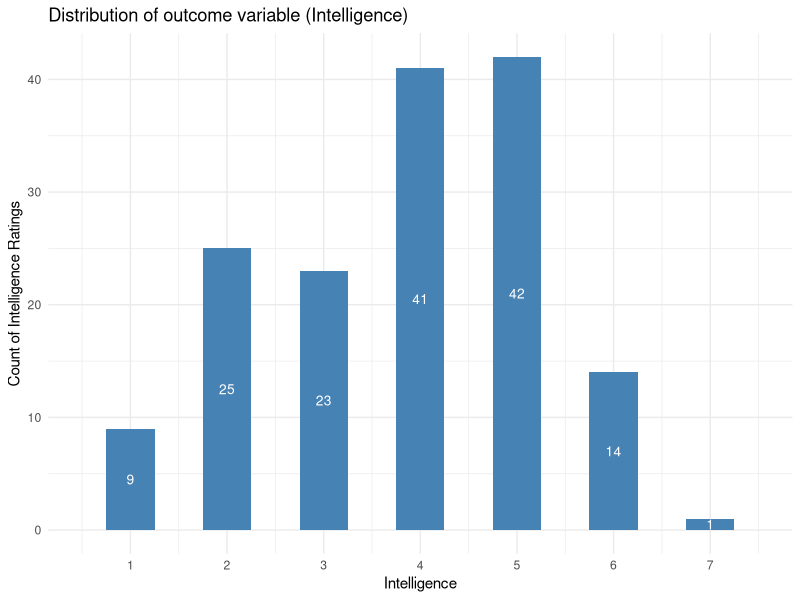

Reproduce this figure in R. (Note: this script raises an error after producing the figure.)
## ---- chunk 1
library(dplyr)
library(tidyr)
library(data.table)
library(sandwich)
library(lmtest)
library(ggplot2)

d <- read.csv('results_pilot.csv',
                sep = ',')
d <- d %>% select(-Email)
d$ID <- seq(1:length(d$ID))
## ---- chunk 2
correct_answers <- function(d){
  d$q1 <- ifelse(d$What.color.medal.did.the.author.take.home. == 'Gold', 1, 0)
  d$q2 <- ifelse(d$What.was.the.author.doing.when.they.got.into.an.accident. == 'Driving', 1, 0)
  d$q3 <- ifelse(d$What.city.did.the.author.move.to.25.years.ago.== 'Chicago', 1, 0)
  d$q4 <- ifelse(d$What.wild.animal.did.the.author.belief.visited.them.recently. == 'Deer', 1, 0)
  d$q5 <- ifelse(d$How.many.heads.did.the.mutated.dog.have. == '1', 1, 0)
  d$q6 <- ifelse(d$Where.did.the.author.acquire.his.knowledge.on.grammatical.competence. == 'Podcast', 1, 0)
  
  d <- d %>% select(-'What.color.medal.did.the.author.take.home.',
                    -'What.was.the.author.doing.when.they.got.into.an.accident.',
                    -'What.city.did.the.author.move.to.25.years.ago.',
                    -'What.wild.animal.did.the.author.belief.visited.them.recently.',
                    -'How.many.heads.did.the.mutated.dog.have.',
                    -'Where.did.the.author.acquire.his.knowledge.on.grammatical.competence.'
                    )
  return (d)
  
}

likert_numeric <- function(d, field){
  results <- c()
  
  for (f in d[,field]){
    if (nchar(f) > 1) {
      results <- append(results, as.integer(substr(f, 1, 1)))
    }
    else {
      results <- append(results, as.integer(f))
    }
  }
  d[field] <- results
  return(d)
}

correct_likert <- function(d){
  fields <- c("Would.this.be.content.you.would.like.to.see.on.your.social.media.feed.",                       
              "Did.the.author.effectively.communicate.their.message.in.this.post.",                                 
              "Based.on.this.post..what.is.your.judgment.of.the.author.s.level.of.intelligence.",                   
              "Do.you.think.the.author.has.strong.writing.skills.",                                                 
              "What.is.your.interest.level.in.meeting.the.author.of.this.post.one.on.one.if.given.the.opportunity.")
  
  new_names <- c("Like",
                 "Effective",
                 "Intelligence",
                 "Writing",
                 "Interest")
  
  for (i in seq(1, length(fields))){
    d <- likert_numeric(d, fields[i])
    d <- rename(d, !!paste(new_names[i],"1",sep="") := fields[i])
    
    for (j in seq(2,6)) {
      d <- likert_numeric(d, paste(fields[i], as.character(j), sep = ""))
      d <- rename(d, !!paste(new_names[i],as.character(j),sep="") := paste(fields[i], as.character(j), sep = ""))
    }
  }
  return(d)
}

rename_fields <- function(d){
  setnames(d, 
           old = c('Start.time',
                   'Completion.time',
                   "What.is.your.age.",
                   "What.is.your.gender.",
                   "Is.English.your.first.language.",
                   "What.is.the.highest.degree.or.level.of.education.you.have.completed.",
                   "Read.posts.made.by.others",
                   "Make.original.posts"), 
           new = c('Start',
                   'End',
                   'Age',
                   'Gender',
                   'English',
                   'Degree',
                   'Read',
                   'Make'))
  
  repeated_names <- c("Appropriate.length.", "Were.there.any.spelling.or.grammar.mistakes.in.the.post.")
  new_names <- c("Length", "Mistakes")
  
  for (i in seq(1:length(repeated_names))){
    old <- c(repeated_names[i])
    new <- c(paste(new_names[i], as.character(1), sep = ""))
    
    for (j in seq(2,6)) {
      old <- append(old, paste(repeated_names[i], as.character(j), sep = ""))
      new <- append(new, paste(new_names[i], as.character(j), sep = ""))
    }
    setnames(d, old = old, new = new)
  }
}

d <- correct_answers(d)
d <- correct_likert(d)
rename_fields(d)
## ---- chunk 3
spread_data_by_question <- function(d) {
  pivot_indices <- colnames(d)[!grepl('[0-6]$', colnames(d))]
  
  df <- d %>% select(pivot_indices, sort(colnames(d)[grepl('1$', colnames(d))]))
  new_names <- c()
  for (name in colnames(df)) {
    if (endsWith(name, "1")){
      new_names <- append(new_names, gsub('.{1}$', '', name))
    }
    else {
      new_names <- append(new_names, name)
    }
  }
  
  colnames(df) <- new_names
  df$q_num <- 1
  
  for (i in seq(2,6)){
    new_df <- d %>% select(pivot_indices, sort(colnames(d)[grepl(paste(as.character(i),'$',sep=""), colnames(d))]))
    colnames(new_df) <- new_names
    new_df$q_num <- i
    df <- rbind(df, new_df)
  }
  
  return(df %>% arrange(ID))
}
df <- spread_data_by_question(d)
df <- df[df$q_num != 4,]
## ---- chunk 4
ggplot(data=df, aes(x=Intelligence, y = ..count..)) +
  geom_histogram(stat="bin", fill="steelblue", binwidth = 0.5)+
  stat_bin(geom="text", colour="white", size=3.5, bins = 7,
           aes(label=..count..), position=position_stack(vjust=0.5))+
  ggtitle("Distribution of outcome variable (Intelligence)")+
  ylab("Count of Intelligence Ratings")+
  xlab("Intelligence")+
  scale_x_continuous("Intelligence", labels = as.character(1:7), breaks = 1:7)+
  theme_minimal()

## ---- chunk 5
treatment_group <- ifelse(df$Type == 'C', 0,
                          ifelse(df$Type == 'P', 1, 2))
mod_covariates <- lm (treatment_group ~ 1 + Age + Gender + Degree + Read + Make + q_num, data = df)

mod_mean <- lm(treatment_group ~ 1)

anova(mod_covariates, mod_mean, test = "F")
## ---- chunk 6
mod_baseline <- lm (Intelligence ~ Type , data = df)
coeftest(mod_baseline, vcov = vcovHC)
## ---- chunk 7
mod_qnum <- lm (Intelligence ~ Type + factor(q_num), data = df)
coeftest(mod_qnum, vcov = vcovHC)
stargazer(mod_qnum, type = 'html')
## ---- chunk 8
anova(mod_baseline, mod_qnum, test = 'F')
## ---- chunk 9
mod_covariates <- lm (Intelligence ~ Type + Effective + Like + Mistakes + Writing + q_num, data = df)
coeftest(mod_covariates, vcov = vcovHC)
## ---- chunk 10
mod_some_covariates <- lm (Intelligence ~ Type  + Like + Effective + Mistakes + q_num, data = df)
coeftest(mod_some_covariates, vcov = vcovHC)
